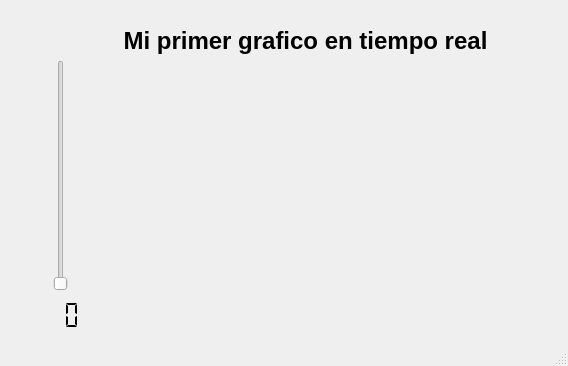
<?xml version="1.0" encoding="UTF-8"?>
<ui version="4.0">
 <class>MainWindow</class>
 <widget class="QMainWindow" name="MainWindow">
  <property name="geometry">
   <rect>
    <x>0</x>
    <y>0</y>
    <width>568</width>
    <height>366</height>
   </rect>
  </property>
  <property name="windowTitle">
   <string>MainWindow</string>
  </property>
  <widget class="QWidget" name="centralwidget">
   <widget class="QCustomPlot" name="widget" native="true">
    <property name="geometry">
     <rect>
      <x>110</x>
      <y>70</y>
      <width>401</width>
      <height>261</height>
     </rect>
    </property>
   </widget>
   <widget class="QSlider" name="verticalSlider">
    <property name="geometry">
     <rect>
      <x>50</x>
      <y>60</y>
      <width>22</width>
      <height>231</height>
     </rect>
    </property>
    <property name="orientation">
     <enum>Qt::Orientation::Vertical</enum>
    </property>
   </widget>
   <widget class="QLabel" name="label">
    <property name="geometry">
     <rect>
      <x>120</x>
      <y>10</y>
      <width>371</width>
      <height>61</height>
     </rect>
    </property>
    <property name="font">
     <font>
      <pointsize>18</pointsize>
      <bold>true</bold>
     </font>
    </property>
    <property name="layoutDirection">
     <enum>Qt::LayoutDirection::LeftToRight</enum>
    </property>
    <property name="text">
     <string>Mi primer grafico en tiempo real</string>
    </property>
    <property name="alignment">
     <set>Qt::AlignmentFlag::AlignCenter</set>
    </property>
   </widget>
   <widget class="QLCDNumber" name="lcdNumber">
    <property name="geometry">
     <rect>
      <x>30</x>
      <y>300</y>
      <width>71</width>
      <height>31</height>
     </rect>
    </property>
    <property name="focusPolicy">
     <enum>Qt::FocusPolicy::NoFocus</enum>
    </property>
    <property name="contextMenuPolicy">
     <enum>Qt::ContextMenuPolicy::NoContextMenu</enum>
    </property>
    <property name="layoutDirection">
     <enum>Qt::LayoutDirection::LeftToRight</enum>
    </property>
    <property name="frameShape">
     <enum>QFrame::Shape::NoFrame</enum>
    </property>
    <property name="frameShadow">
     <enum>QFrame::Shadow::Sunken</enum>
    </property>
    <property name="smallDecimalPoint">
     <bool>true</bool>
    </property>
    <property name="digitCount">
     <number>2</number>
    </property>
    <property name="segmentStyle">
     <enum>QLCDNumber::SegmentStyle::Flat</enum>
    </property>
   </widget>
  </widget>
  <widget class="QStatusBar" name="statusbar"/>
 </widget>
 <customwidgets>
  <customwidget>
   <class>QCustomPlot</class>
   <extends>QWidget</extends>
   <header>../../qcustomplot.h</header>
   <container>1</container>
  </customwidget>
 </customwidgets>
 <resources/>
 <connections/>
</ui>
